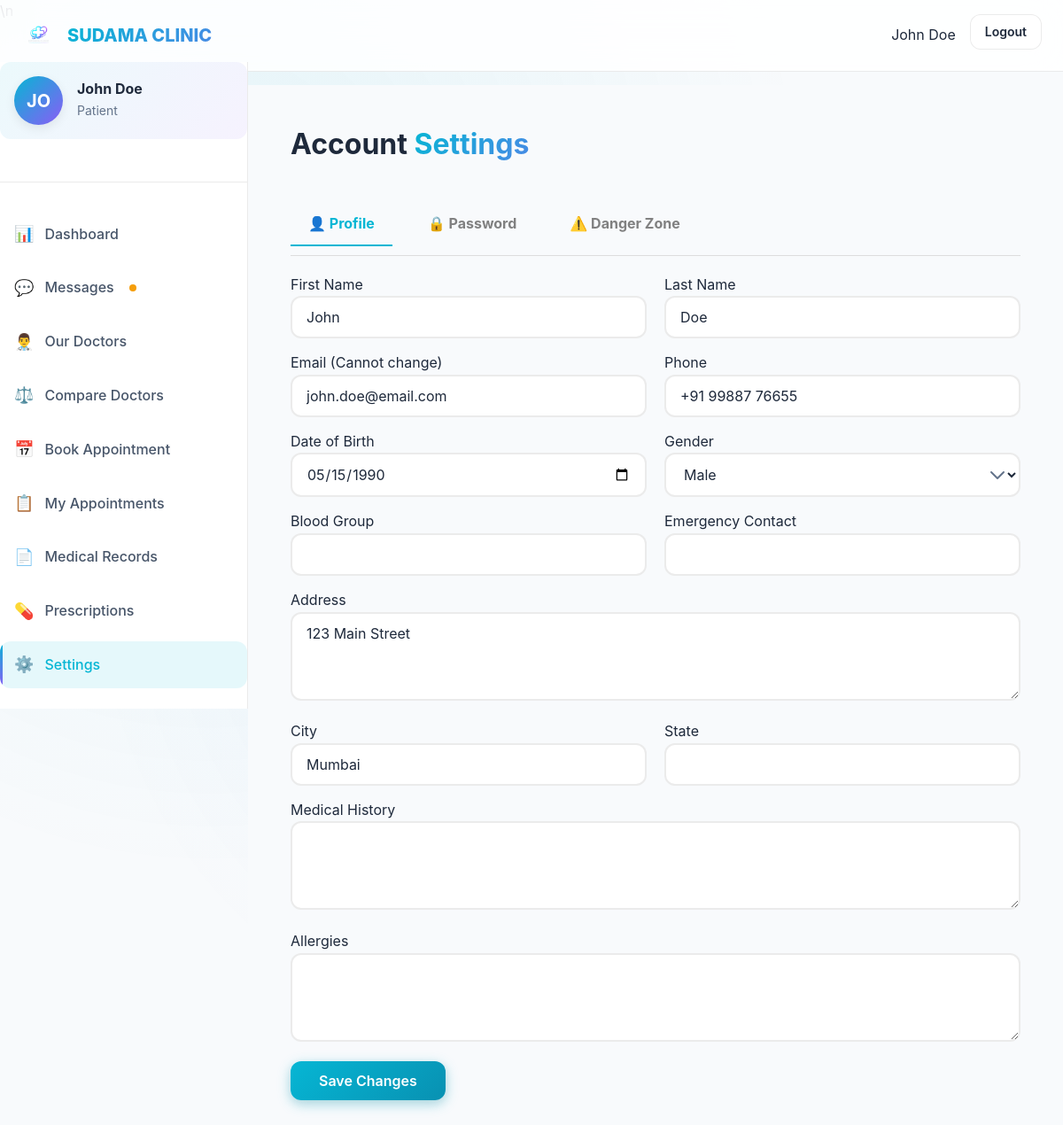
Screenshot of /patient-settings.php (signed in) with the database file from the repository.
### tables this page shows
CREATE TABLE IF NOT EXISTS patients (
    id INT AUTO_INCREMENT PRIMARY KEY,
    user_id INT NOT NULL,
    first_name VARCHAR(100) NOT NULL,
    last_name VARCHAR(100) NOT NULL,
    phone VARCHAR(20) NOT NULL,
    date_of_birth DATE NOT NULL,
    gender ENUM('male', 'female', 'other', 'prefer-not-to-say') NOT NULL,
    address TEXT,
    city VARCHAR(100),
    state VARCHAR(100),
    pincode VARCHAR(10),
    blood_group VARCHAR(5),
    emergency_contact VARCHAR(20),
    medical_history TEXT,
    allergies TEXT,
    profile_image VARCHAR(255),
    created_at TIMESTAMP DEFAULT CURRENT_TIMESTAMP,
    updated_at TIMESTAMP DEFAULT CURRENT_TIMESTAMP ON UPDATE CURRENT_TIMESTAMP,
    FOREIGN KEY (user_id) REFERENCES users(id) ON DELETE CASCADE,
    INDEX idx_user_id (user_id),
    INDEX idx_phone (phone)
);

CREATE TABLE IF NOT EXISTS users (
    id INT AUTO_INCREMENT PRIMARY KEY,
    email VARCHAR(255) NOT NULL UNIQUE,
    password VARCHAR(255) NOT NULL,
    role ENUM('patient', 'doctor', 'admin', 'receptionist') NOT NULL DEFAULT 'patient',
    status ENUM('active', 'inactive', 'pending') NOT NULL DEFAULT 'active',
    created_at TIMESTAMP DEFAULT CURRENT_TIMESTAMP,
    updated_at TIMESTAMP DEFAULT CURRENT_TIMESTAMP ON UPDATE CURRENT_TIMESTAMP,
    last_login TIMESTAMP NULL,
    INDEX idx_email (email),
    INDEX idx_role (role)
);

### patient-settings.php (the view, shortened to what this page needs)
<?php
$patientId = $_SESSION['patient_id'];
$db = get_db_connection();
$stmt = $db->prepare("SELECT p.*, u.email FROM patients p JOIN users u ON p.user_id = u.id WHERE p.id = ?");
$stmt->execute([$patientId]);
$profile = $stmt->fetch();
?>
<!DOCTYPE html>
<html lang="en">
<head>
    <link rel="stylesheet" href="css/styles.css">
    <link rel="stylesheet" href="css/dashboard.css">
    <link rel="stylesheet" href="css/components.css">
\n</head>
<body>
    <nav class="navbar">
        <div class="container-fluid navbar-container">
            <a href="patient-dashboard.php" class="navbar-brand">
                <img src="images/logo.png" alt="SUDAMA CLINIC">
                <span class="text-gradient">SUDAMA CLINIC</span>
            </a>
            <ul class="navbar-nav">
                <li><span><?php echo htmlspecialchars($_SESSION['name']); ?></span></li>
                <li><a href="logout.php" class="btn btn-ghost btn-sm">Logout</a></li>
            </ul>
        </div>
    </nav>
    <div class="dashboard-layout">
        <?php include 'includes/patient_sidebar.php'; ?>
        <main class="dashboard-main">
            <div class="page-header">
                <h1>Account <span class="text-gradient">Settings</span></h1>
            </div>
            <div class="settings-nav">
                <div class="settings-tab active" onclick="showSection('profile', this)">👤 Profile</div>
                <div class="settings-tab" onclick="showSection('password', this)">🔒 Password</div>
                <div class="settings-tab" onclick="showSection('delete', this)">⚠️ Danger Zone</div>
            </div>
            <div id="profile" class="section-content active">
                <form method="POST">
                    <div style="display: grid; grid-template-columns: 1fr 1fr; gap: 20px;">
                        <div class="form-group">
                            <label>First Name</label>
                            <input type="text" name="first_name" class="form-control" value="<?php echo htmlspecialchars($profile['first_name']); ?>" required>
                        </div>
                        <div class="form-group">
                            <label>Last Name</label>
                            <input type="text" name="last_name" class="form-control" value="<?php echo htmlspecialchars($profile['last_name']); ?>" required>
                        </div>
                    </div>
                    <div style="display: grid; grid-template-columns: 1fr 1fr; gap: 20px;">
                        <div class="form-group">
                            <label>Email (Cannot change)</label>
                            <input type="email" class="form-control" value="<?php echo htmlspecialchars($profile['email']); ?>" readonly disabled>
                        </div>
                        <div class="form-group">
                            <label>Phone</label>
                            <input type="text" name="phone" class="form-control" value="<?php echo htmlspecialchars($profile['phone']); ?>">
                        </div>
                    </div>
                    <div style="display: grid; grid-template-columns: 1fr 1fr; gap: 20px;">
                        <div class="form-group">
                            <label>Date of Birth</label>
                            <input type="date" name="date_of_birth" class="form-control" value="<?php echo htmlspecialchars($profile['date_of_birth']); ?>">
                        </div>
                        <div class="form-group">
                            <label>Gender</label>
                            <select name="gender" class="form-control">
                                <option value="male" <?php if($profile['gender'] == 'male') echo 'selected'; ?>>Male</option>
                            </select>
                        </div>
                    </div>
                    <div style="display: grid; grid-template-columns: 1fr 1fr; gap: 20px;">
                        <div class="form-group">
                            <label>Blood Group</label>
                            <input type="text" name="blood_group" class="form-control" value="<?php echo htmlspecialchars($profile['blood_group'] ?? ''); ?>">
                        </div>
                        <div class="form-group">
                            <label>Emergency Contact</label>
                            <input type="text" name="emergency_contact" class="form-control" value="<?php echo htmlspecialchars($profile['emergency_contact'] ?? ''); ?>">
                        </div>
                    </div>
                    <div class="form-group">
                        <label>Address</label>
                        <textarea name="address" class="form-control"><?php echo htmlspecialchars($profile['address'] ?? ''); ?></textarea>
                    </div>
                    <div style="display: grid; grid-template-columns: 1fr 1fr; gap: 20px;">
                        <div class="form-group">
                            <label>City</label>
                            <input type="text" name="city" class="form-control" value="<?php echo htmlspecialchars($profile['city'] ?? ''); ?>">
                        </div>
                        <div class="form-group">
                            <label>State</label>
                            <input type="text" name="state" class="form-control" value="<?php echo htmlspecialchars($profile['state'] ?? ''); ?>">
                        </div>
                    </div>
                    <div class="form-group">
                        <label>Medical History</label>
                        <textarea name="medical_history" class="form-control"><?php echo htmlspecialchars($profile['medical_history'] ?? ''); ?></textarea>
                    </div>
                    <div class="form-group">
                        <label>Allergies</label>
                        <textarea name="allergies" class="form-control"><?php echo htmlspecialchars($profile['allergies'] ?? ''); ?></textarea>
                    </div>
                    <button type="submit" class="btn btn-primary">Save Changes</button>
                </form>
            </div>
        </main>
    </div>
</body>
</html>

### css/dashboard.css (style rules this page uses)
.dashboard-main { padding: var(--spacing-2xl); min-height: calc(100vh - 70px); animation: fadeIn 0.5s ease-out; }

### css/components.css (style rules this page uses)
.dashboard-layout { display: block; min-height: 100vh; padding-top: 70px; position: relative; }
.dashboard-main { margin-left: 280px; padding: var(--spacing-2xl); background: var(--color-bg-primary); min-height: calc(100vh - 70px); width: auto; box-sizing: border-box; transition: margin-left 0.3s ease, width 0.3s ease; }
.page-header { display: flex; justify-content: space-between; align-items: center; margin-bottom: var(--spacing-2xl); flex-wrap: wrap; gap: var(--spacing-md); }
.page-header h1 { font-size: var(--font-size-3xl); margin: 0; }

### patient-settings.php (style rules this page uses)
.settings-nav { display: flex; gap: 20px; border-bottom: 1px solid #ddd; margin-bottom: 20px; padding-bottom: 10px; }
.settings-tab { cursor: pointer; padding: 10px 20px; font-weight: bold; color: grey; }
.settings-tab.active { color: var(--primary-start); border-bottom: 2px solid var(--primary-start); }
.section-content { display: none; }
.section-content.active { display: block; }
.form-group { margin-bottom: 15px; }

### rows the page displays
patients: first_name "John", last_name "Doe", user.email "john.doe@email.com", phone "+91 99887 76655", date_of_birth "05/15/1990", gender "Male", address "123 Main Street", city "Mumbai"

### other values shown
$_SESSION['name'] "John Doe"
substr($_SESSION['name'] ?? 'P', 0, 2) "JO"
